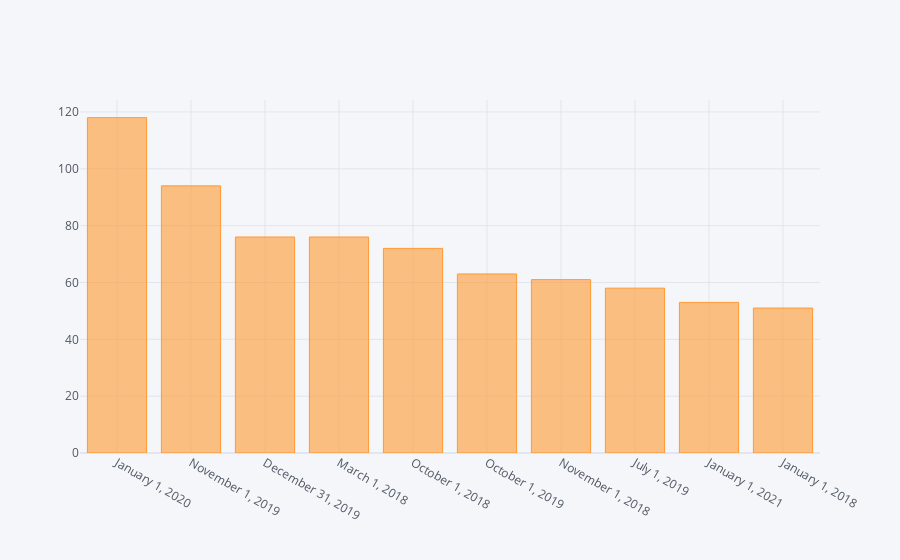

Write notebook code for a chart like this one.
### Markdown cell above
## We have 10 values missing in Date Added Section. We can handle these missing values by performing MODE operation on Date added and replacing all the missing dates with the most occuring date.

### Code cell
#Top 10 dates
imp_dates=df['date_added'].value_counts().sort_values(ascending=False).head(10).to_frame()
imp_dates.iplot(kind='bar')

### Figure 1 — Plotly figure (JSON) as saved in the notebook; plotly's stock layout.template omitted (floating-point values rounded to 4 significant figures)
{"data": [{"marker": {"color": "rgba(255, 153, 51, 0.6)", "line": {"color": "rgba(255, 153, 51, 1.0)", "width": 1}}, "name": "date_added", "orientation": "v", "text": "", "type": "bar", "x": ["January 1, 2020", "November 1, 2019", "December 31, 2019", "March 1, 2018", "October 1, 2018", "October 1, 2019", "November 1, 2018", "July 1, 2019", "January 1, 2021", "January 1, 2018"], "y": [118, 94, 76, 76, 72, 63, 61, 58, 53, 51]}], "layout": {"legend": {"bgcolor": "#F5F6F9", "font": {"color": "#4D5663"}}, "paper_bgcolor": "#F5F6F9", "plot_bgcolor": "#F5F6F9", "title": {"font": {"color": "#4D5663"}}, "xaxis": {"gridcolor": "#E1E5ED", "showgrid": true, "tickfont": {"color": "#4D5663"}, "title": {"font": {"color": "#4D5663"}, "text": ""}, "zerolinecolor": "#E1E5ED"}, "yaxis": {"gridcolor": "#E1E5ED", "showgrid": true, "tickfont": {"color": "#4D5663"}, "title": {"font": {"color": "#4D5663"}, "text": ""}, "zerolinecolor": "#E1E5ED"}}}
